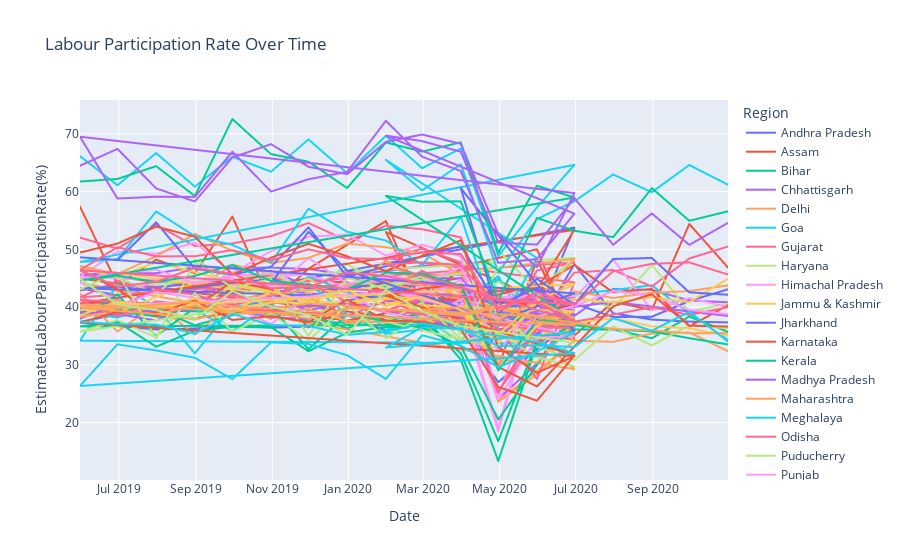

Here is the notebook cell this chart was saved with:
### Code cell
# Labour Participation Rate Over Time
fig = px.line(df, x='Date', y='EstimatedLabourParticipationRate(%)', color='Region', title='Labour Participation Rate Over Time')
fig.show()
